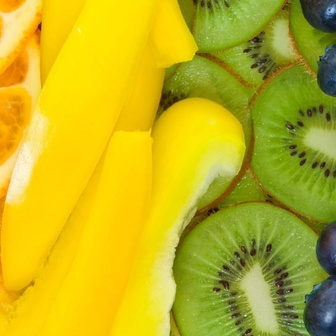
#> input picture hdr/cropped_image_1.jpg, 336 x 336 px, shrunk from 800 x 800 before the run
$ python dark_image.py
#> lines starting #> are read from the running program, lines starting #| are printed output that depends on the picture
from PIL import Image
import numpy as np

def save(image, data_path, output_name):
    image.save(data_path + output_name)

# 正しく画像を読み込んでからNumPy化
image = Image.open("./hdr/cropped_image_1.jpg")
#> image is the input picture: PIL image 336x336 RGB; mean R, G, B 193.4, 179, 26.8
image_np = np.array(image).astype(np.float32)

# 暗くする（明度30%）
dark_image_np = (image_np * 0.3).clip(0, 255).astype(np.uint8)
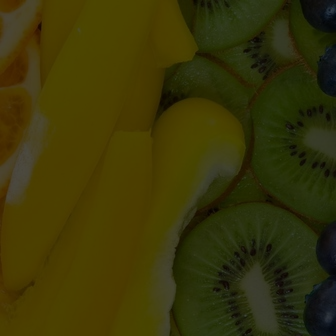
#> dark_image_np: shape (336, 336, 3); mean R, G, B 57.6, 53.2, 7.7

# PILに戻す
dark_image = Image.fromarray(dark_image_np)

# 保存
save(dark_image, "./hdr/", "cropped_image_1.jpg")
print("cropped_image_1.png を暗くしました。")
